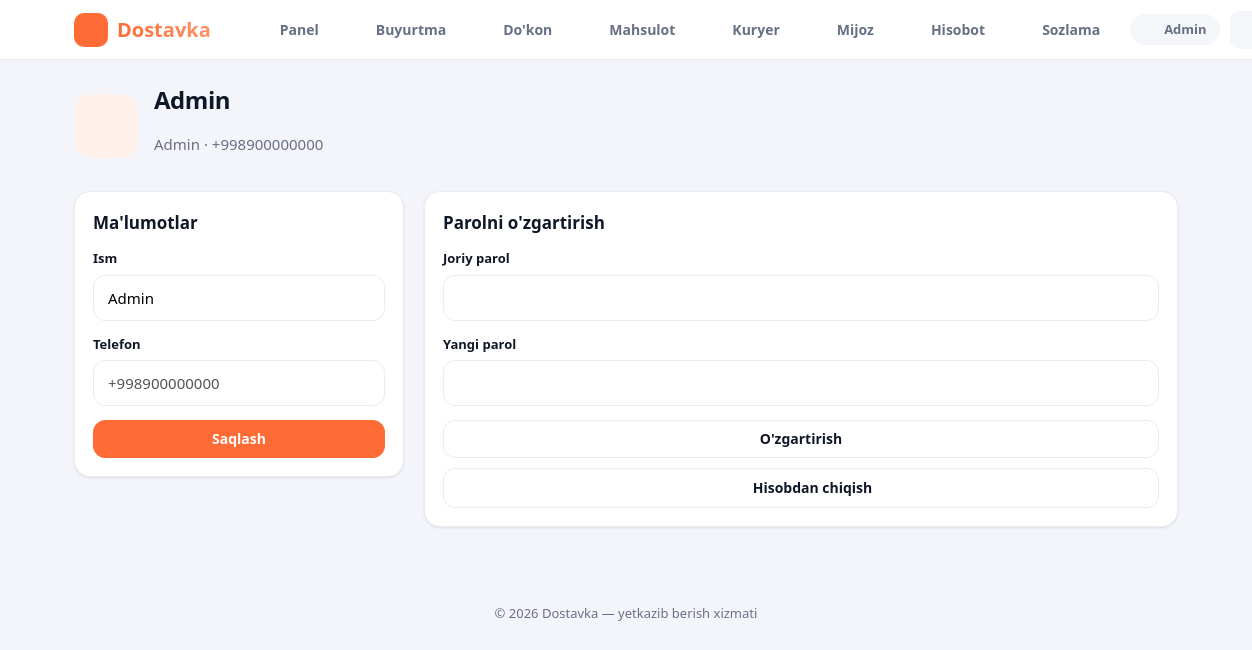
The app's page /profile.php (signed in) with its own data.
### tables this page shows
CREATE TABLE users (
    id            INT AUTO_INCREMENT PRIMARY KEY,
    name          VARCHAR(100)  NOT NULL,
    phone         VARCHAR(20)   NOT NULL UNIQUE,
    password      VARCHAR(255)  NOT NULL,
    role          ENUM('customer','courier','admin','store') NOT NULL DEFAULT 'customer',
    is_active     TINYINT(1)    NOT NULL DEFAULT 1,
    balance       DECIMAL(12,2) NOT NULL DEFAULT 0,
    cashback_balance DECIMAL(12,2) NOT NULL DEFAULT 0,
    lat           DECIMAL(10,7) NULL,
    lng           DECIMAL(10,7) NULL,
    last_seen     TIMESTAMP     NULL,
    created_at    TIMESTAMP     NOT NULL DEFAULT CURRENT_TIMESTAMP
);

### config/db.php (called while the page is built, shortened)
<?php
function db(): PDO
{
    static $pdo = null;
    $dsn = sprintf(
        'mysql:host=%s;port=%s;dbname=%s;charset=utf8mb4',
        DB_HOST, DB_PORT, DB_NAME
    );
    try {
        $pdo = new PDO($dsn, DB_USER, DB_PASS, [
            PDO::ATTR_ERRMODE            => PDO::ERRMODE_EXCEPTION,
            PDO::ATTR_DEFAULT_FETCH_MODE => PDO::FETCH_ASSOC,
            PDO::ATTR_EMULATE_PREPARES   => false,
        ]);
    } catch (PDOException $e) {
        error_log('DB connection error: ' . $e->getMessage());
        http_response_code(500);
        if (PHP_SAPI !== 'cli'
            && str_contains($_SERVER['HTTP_ACCEPT'] ?? '', 'application/json')) {
            header('Content-Type: application/json; charset=utf-8');
            echo json_encode(['ok' => false, 'error' => 'server_error']);
        } else {
            die('Server xatosi. Iltimos keyinroq urinib ko\'ring.');
        }
        exit;
    }
    return $pdo;
}

### profile.php (the view, shortened to what this page needs)
<?php
require_once __DIR__ . '/includes/functions.php';
require_login();
require __DIR__ . '/includes/header.php';
?>
<div class="profile-head">
    <div class="avatar"><?= icon('user', 30) ?></div>
    <div>
        <h1 class="page-title" style="margin:0"><?= e($u['name']) ?></h1>
        <p class="muted"><?= e(role_label($u['role'])) ?> · <?= e($u['phone']) ?></p>
    </div>
</div>
<div class="admin-layout">
    <div class="card form-card">
        <h2>Ma'lumotlar</h2>
        <form method="post">
            <label class="field"><span>Ism</span><input type="text" name="name" value="<?= e($u['name']) ?>" required></label>
            <label class="field"><span>Telefon</span><input type="text" value="<?= e($u['phone']) ?>" disabled></label>
            <button class="btn primary block">Saqlash</button>
        </form>
    </div>
    <div class="card form-card">
        <h2>Parolni o'zgartirish</h2>
        <form method="post">
            <label class="field"><span>Joriy parol</span><input type="password" name="old" required></label>
            <label class="field"><span>Yangi parol</span><input type="password" name="new" required></label>
            <button class="btn block">O'zgartirish</button>
        </form>
        <a class="btn ghost block" href="/logout.php"><?= icon('logout',16) ?> Hisobdan chiqish</a>
    </div>
</div>
<?php require __DIR__ . '/includes/footer.php'; ?>

### includes/header.php (shortened to what this page needs)
<?php
require_once __DIR__ . '/functions.php';
$u = current_user();
$cur = $_SERVER['PHP_SELF'] ?? '';
$navItems = [];
if ($u) {
    if ($u['role'] === 'customer') {
        $navItems = [
            ['/index.php',  'home',    'Bosh'],
            ['/cart.php',   'cart',    'Savat',  cart_count()],
            ['/orders.php', 'package', 'Buyurtma'],
            ['/profile.php','user',    'Profil'],
        ];
    } elseif ($u['role'] === 'admin') {
        $navItems = [
            ['/admin/index.php',    'dashboard','Panel'],
            ['/admin/orders.php',   'list',     'Buyurtma'],
            ['/admin/stores.php',   'box',      'Do\'kon'],
            ['/admin/products.php', 'package',  'Mahsulot'],
            ['/admin/couriers.php', 'truck',    'Kuryer'],
            ['/admin/customers.php','user',     'Mijoz'],
            ['/admin/stats.php',    'chart',    'Hisobot'],
            ['/admin/settings.php', 'settings', 'Sozlama'],
        ];
    }
}
?>
<!DOCTYPE html>
<html lang="uz">
<head>
    <link rel="stylesheet" href="/assets/css/style.css">
</head>
<body class="<?= $u ? 'role-' . e($u['role']) : 'guest' ?>">
<header class="topbar">
    <div class="topbar-inner">
        <a class="brand" href="<?= $u ? role_home($u['role']) : '/index.php' ?>">
            <span class="brand-logo"><?= icon('truck', 20) ?></span>
            <span>Dostavka</span>
        </a>
        <?php if ($u): ?>
            <nav class="nav-desktop">
                <?php foreach ($navItems as $it): ?>
                    <a href="<?= e($it[0]) ?>" class="<?= str_contains($cur, ltrim($it[0], '/')) ? 'active' : '' ?>">
                        <?= icon($it[1], 18) ?><span><?= e($it[2]) ?></span>
                    </a>
                <?php endforeach; ?>
            </nav>
            <div class="topbar-right">
                <span class="user-chip"><?= icon('user', 15) ?> <?= e($u['name']) ?></span>
                <a class="icon-btn" href="/logout.php" title="Chiqish"><?= icon('logout', 18) ?></a>
            </div>
        <?php endif; ?>
    </div>
</header>
<main class="container">

### assets/css/style.css (style rules this page uses)
:root { --bg:#f3f5fa; --card:#ffffff; --text:#101828; --muted:#667085; --primary:#ff6b35; --primary-d:#e85a26; --primary-l:#fff1ea; --green:#16a34a; --blue:#2563eb; --purple:#7c3aed; --amber:#f59e0b; --red:#ef4444; --line:#eaecf0; --radius:16px; --radius-sm:10px; --shadow:0 1px 3px rgba(16,24,40,.06),0 1px 2px rgba(16,24,40,.04); --shadow-md:0 8px 24px rgba(16,24,40,.08); --safe-bottom:env(safe-area-inset-bottom,0px); }
* { box-sizing:border-box;-webkit-tap-highlight-color:transparent }
html,body { margin:0;padding:0 }
body { font-family:'Segoe UI',-apple-system,system-ui,Roboto,Arial,sans-serif; background:var(--bg);color:var(--text);line-height:1.5;font-size:15px; -webkit-font-smoothing:antialiased; }
a { color:var(--primary);text-decoration:none }
h1,h2,h3 { margin:0 }
.topbar { position:sticky;top:0;z-index:60;background:#fff;border-bottom:1px solid var(--line) }
.topbar-inner { max-width:1140px;margin:0 auto;display:flex;align-items:center;gap:16px;padding:10px 18px }
.brand { display:flex;align-items:center;gap:9px;font-size:20px;font-weight:800;color:var(--text) }
.brand-logo { display:grid;place-items:center;width:34px;height:34px;border-radius:10px;background:var(--primary);color:#fff }
.brand span:last-child { background:linear-gradient(90deg,var(--primary),#ff9466);-webkit-background-clip:text;background-clip:text;-webkit-text-fill-color:transparent }
.nav-desktop { display:flex;gap:4px;margin-left:14px }
.nav-desktop a { display:flex;align-items:center;gap:7px;padding:9px 14px;border-radius:10px;color:var(--muted);font-weight:600;font-size:14px;position:relative }
.topbar-right { margin-left:auto;display:flex;align-items:center;gap:10px }
.user-chip { display:inline-flex;align-items:center;gap:6px;background:#f5f6fa;border-radius:30px;padding:6px 13px;font-size:13px;font-weight:600;color:var(--muted) }
.icon-btn { display:grid;place-items:center;width:38px;height:38px;border-radius:10px;color:var(--muted);background:#f5f6fa }
.container { max-width:1140px;margin:0 auto;padding:22px 18px calc(40px + var(--safe-bottom)) }
.page-title { font-size:24px;font-weight:800;margin-bottom:4px;letter-spacing:-.02em }
.muted { color:var(--muted) }
.btn { display:inline-flex;align-items:center;justify-content:center;gap:7px;border:1px solid var(--line); background:#fff;color:var(--text);padding:11px 18px;border-radius:12px;cursor:pointer; font-weight:700;font-size:14px;font-family:inherit;transition:.15s;line-height:1 }
.btn.primary { background:var(--primary);border-color:var(--primary);color:#fff }
.btn.ghost { background:transparent }
.btn.block { display:flex;width:100%;margin-top:10px }
.card { background:var(--card);border-radius:var(--radius);box-shadow:var(--shadow);padding:18px;border:1px solid var(--line) }
.field { display:block;margin-bottom:14px;font-weight:600;font-size:13px;color:var(--text) }
.field span { display:block;margin-bottom:6px }
input,select,textarea { width:100%;padding:12px 14px;border:1px solid var(--line);border-radius:12px; font-size:15px;font-family:inherit;background:#fff;transition:.15s }
.admin-layout { display:grid;grid-template-columns:330px 1fr;gap:20px;align-items:start }
.form-card h2 { font-size:17px;margin-bottom:14px }
.profile-head { display:flex;align-items:center;gap:16px;margin-bottom:20px }
.avatar { width:64px;height:64px;border-radius:18px;background:var(--primary-l);color:var(--primary);display:grid;place-items:center }

### records on screen
users: name "Admin", role "Admin", phone "+998900000000"

### other values on screen
$it[2] "Panel"
$it[2] "Buyurtma"
$it[2] "Do'kon"
$it[2] "Mahsulot"
$it[2] "Kuryer"
$it[2] "Mijoz"
$it[2] "Hisobot"
$it[2] "Sozlama"
